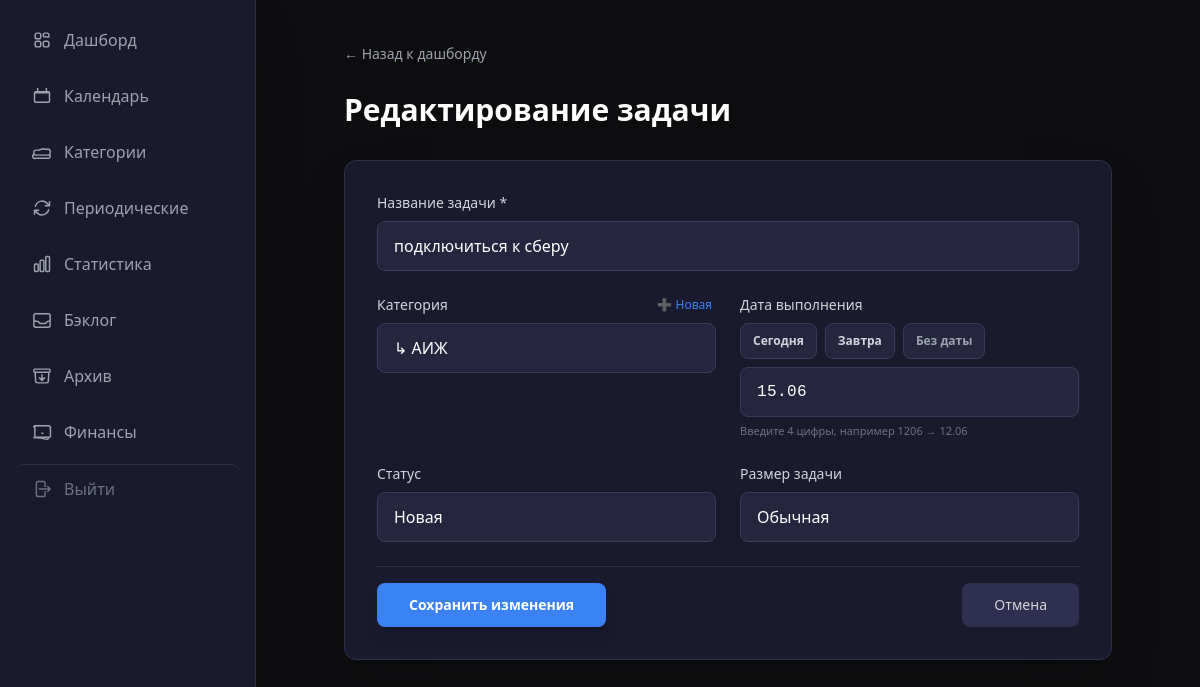
The app's page /tasks/298/edit, older data.
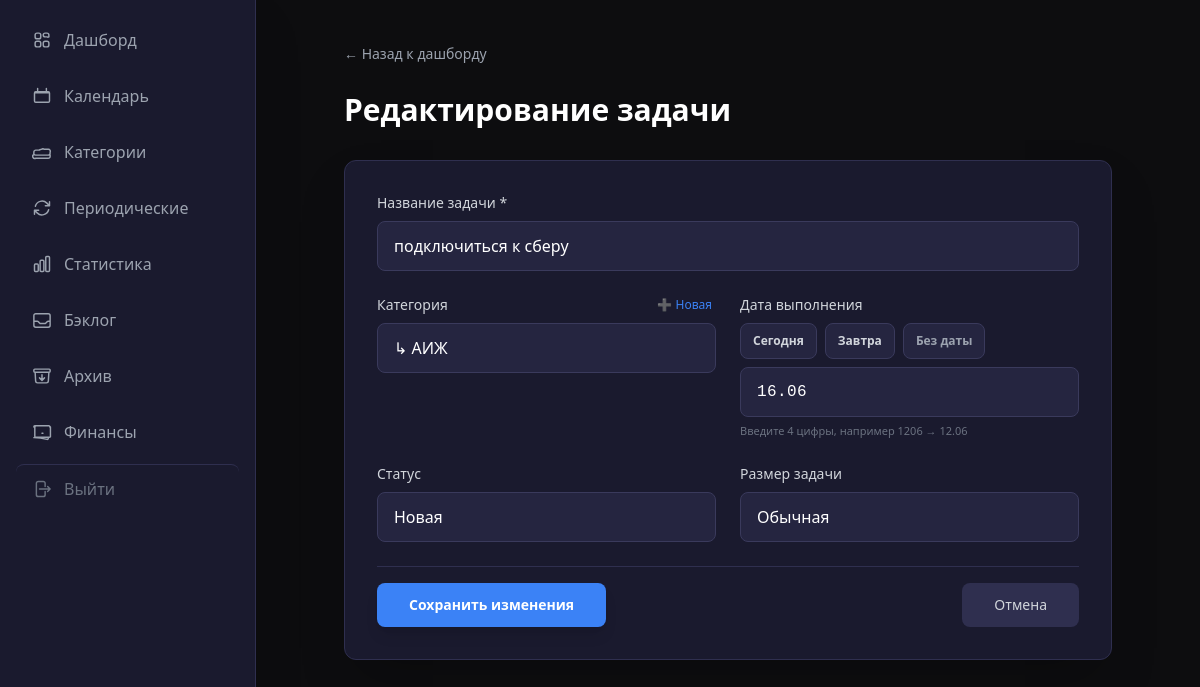
The same page, newer data.
### app/models/task.py (models this page shows)
class Task(Base):
    __tablename__ = "tasks"
    id = Column(Integer, primary_key=True, index=True)
    title = Column(String(500), nullable=False)
    description = Column(String, default="")
    category_id = Column(Integer, ForeignKey("categories.id"), nullable=True, index=True)
    status = Column(String(20), default="новая", index=True)  # новая/в_работе/выполнена/отложена
    priority = Column(String(20), default="средний")  # низкий/средний/высокий
    due_date = Column(Date, nullable=True, index=True)
    due_time = Column(Time, nullable=True) # Время встречи
    created_at = Column(DateTime(timezone=True), server_default=func.now())
    completed_at = Column(DateTime(timezone=True), nullable=True)
    source = Column(String(20), default="web")  # telegram/web/screenshot
    parent_task_id = Column(Integer, ForeignKey("tasks.id"), nullable=True, index=True)
    is_archived = Column(Boolean, default=False, index=True)
    item_kind = Column(String(20), default="task", nullable=False, index=True)  # task
    sort_order = Column(Integer, default=0)
    needs_review = Column(Boolean, default=False)
    message_hash = Column(String(64), nullable=True)
    postpones = Column(Integer, default=0)
    chronic_task = Column(Boolean, default=False, index=True)
    chronic_reviewed = Column(Boolean, default=False)
    tags = Column(String(500), nullable=True) # Теги проекта или контекста (#Антон, #Сбер)
    size = Column(String(4), nullable=True)   # L / XL — крупные задачи (NULL = обычная)
    impact_notes = Column(Text, nullable=True) # Заметки о результате/влиянии
    is_milestone = Column(Boolean, default=False, index=True) # Флаг важного достижения
    estimated_minutes = Column(Integer, nullable=True)
    actual_minutes = Column(Integer, nullable=True)
    category = relationship("Category", back_populates="tasks")
    subtasks = relationship("Task", backref="parent_task", remote_side=[id], lazy="select")

### app/models/category.py (models this page shows)
class Category(Base):
    __tablename__ = "categories"
    id = Column(Integer, primary_key=True, index=True)
    name = Column(String(100), nullable=False, index=True)
    is_global = Column(Boolean, default=False, index=True)
    parent_id = Column(Integer, ForeignKey("categories.id"), nullable=True)
    type = Column(String(20), default="task", index=True)  # task / finance
    created_at = Column(DateTime(timezone=True), server_default=func.now())
    children = relationship("Category", backref="parent", remote_side=[id], lazy="select")
    tasks = relationship("Task", back_populates="category", lazy="select")

### app/web/routes/tasks.py (the view)
@router.get("/tasks/{task_id}/edit", response_class=HTMLResponse)
async def task_edit_page(request: Request, task_id: int):
    async with async_session() as db:
        result = await db.execute(select(Task).where(Task.id == task_id))
        task = result.scalar_one_or_none()
        if not task:
            raise HTTPException(status_code=404, detail="Задача не найдена")
        categories = await get_categories_list()
    return templates.TemplateResponse(request, "task_form.html", {
        "request": request,
        "categories": categories,
        "task": task,
        "today": date.today(),
    })

### app/web/templates/task_form.html (shortened to what the changed rows need)
{% extends "base.html" %}
{% block content %}
<div class="max-w-3xl mx-auto">
    <div class="mb-5 sm:mb-8">
        <h1 class="text-2xl sm:text-3xl font-bold text-white mt-1 sm:mt-4">
            {% if task %}Редактирование задачи{% else %}Новая задача{% endif %}
        </h1>
    </div>
    <div class="bg-dark-800 rounded-xl border border-dark-600 shadow-2xl">
        {% if task %}
        <form method="post" action="/tasks/web/{{ task.id }}/edit" data-no-date-auto-submit class="space-y-4 sm:space-y-6 p-4 sm:p-6 lg:p-8">
        {% else %}
        <form method="post" action="/tasks/web/create" data-no-date-auto-submit class="space-y-4 sm:space-y-6 p-4 sm:p-6 lg:p-8">
        {% endif %}
            <div>
                <label for="title" class="block text-sm font-medium text-gray-300 mb-2">
                    Название задачи *
                </label>
                <input type="text" id="title" name="title" required
                       value="{{ task.title if task else '' }}"
                       class="w-full px-4 py-3 bg-dark-700 border border-dark-500 rounded-lg text-white text-base
                              placeholder-gray-500 focus:outline-none focus:border-accent"
                       placeholder="Например: Позвонить клиенту">
            </div>
            <div class="grid grid-cols-1 md:grid-cols-2 gap-4 sm:gap-6">
                <div x-data="{ showCreate: false, newName: '', newParent: '' }">
                    <div class="flex items-center justify-between gap-2 mb-2">
                        <label for="category_id" class="block text-sm font-medium text-gray-300">
                        </label>
                        <button type="button"
                                @click="showCreate = !showCreate"
                                class="shrink-0 text-xs text-accent hover:text-blue-400 transition-colors flex items-center gap-1 min-h-[44px] sm:min-h-0 px-1">
                        </button>
                    </div>
                    <select id="category_id" name="category_id"
                            x-show="!showCreate"
                            class="w-full px-4 py-3 bg-dark-700 border border-dark-500 rounded-lg text-white text-base
                                   focus:outline-none focus:border-accent appearance-none">
                        {% for cat in categories %}
                            {% if cat.is_global %}
                            <optgroup label="{{ cat.name }}">
                                {% for subcat in categories %}
                                    {% if subcat.parent_id == cat.id %}
                                    <option value="{{ subcat.id }}" {% if task and task.category_id == subcat.id %}selected{% endif %}>
                                    </option>
                                    {% endif %}
                                {% endfor %}
                            </optgroup>
                            {% endif %}
                        {% endfor %}
                    </select>
                </div>
                <div>
                    <label for="due_date" class="block text-sm font-medium text-gray-300 mb-2">
                        Дата выполнения
                    </label>
                    <div class="flex flex-wrap gap-2 mb-2">
                        <button type="button" data-date-chip="today"
                                class="date-chip px-3 py-1.5 text-xs font-bold rounded-lg border border-dark-500 bg-dark-700 text-gray-300 hover:border-accent hover:text-accent transition-colors min-h-[36px]">
                        </button>
                        <button type="button" data-date-chip="tomorrow"
                                class="date-chip px-3 py-1.5 text-xs font-bold rounded-lg border border-dark-500 bg-dark-700 text-gray-300 hover:border-accent hover:text-accent transition-colors min-h-[36px]">
                        </button>
                        <button type="button" data-date-chip="clear"
                                class="date-chip px-3 py-1.5 text-xs font-bold rounded-lg border border-dark-500 bg-dark-700 text-gray-400 hover:border-gray-400 transition-colors min-h-[36px]">
                        </button>
                    </div>
                    <input type="text" id="due_date" name="due_date"
                           inputmode="numeric"
                           autocomplete="off"
                           maxlength="5"
                           placeholder="ДД.ММ"
                           value="{% if task and task.due_date %}{{ task.due_date.strftime('%d.%m') }}{% elif not task %}{{ today.strftime('%d.%m') }}{% endif %}"
                           class="date-mask-ddmm w-full px-4 py-3 bg-dark-700 border border-dark-500 rounded-lg text-white text-base
                                  placeholder-gray-500 focus:outline-none focus:border-accent min-h-[48px] font-mono tracking-wide">
                    <p class="text-[11px] text-gray-500 mt-1.5">Введите 4 цифры, например 1206 → 12.06</p>
                </div>
            </div>
            <div class="grid grid-cols-1 md:grid-cols-2 gap-4 sm:gap-6">
                <div>
                    <label for="status" class="block text-sm font-medium text-gray-300 mb-2">
                        Статус
                    </label>
                    <select id="status" name="status"
                            class="w-full px-4 py-3 bg-dark-700 border border-dark-500 rounded-lg text-white text-base
                                   focus:outline-none focus:border-accent appearance-none min-h-[48px]">
                        <option value="новая" {% if task and task.status == 'новая' %}selected{% endif %}>Новая</option>
                    </select>
                </div>
                <div>
                    <label for="size" class="block text-sm font-medium text-gray-300 mb-2">
                        Размер задачи
                    </label>
                    <select id="size" name="size"
                            class="w-full px-4 py-3 bg-dark-700 border border-dark-500 rounded-lg text-white text-base
                                   focus:outline-none focus:border-accent appearance-none min-h-[48px]">
                        <option value="" {% if not task or not task.size %}selected{% endif %}>Обычная</option>
                    </select>
                </div>
            </div>
        </form>
    </div>
</div>
{% endblock %}

Row changes from the older to the newer data that the page shows:
changed Task "подключиться к сберу": due_date "15.06" → "16.06"
